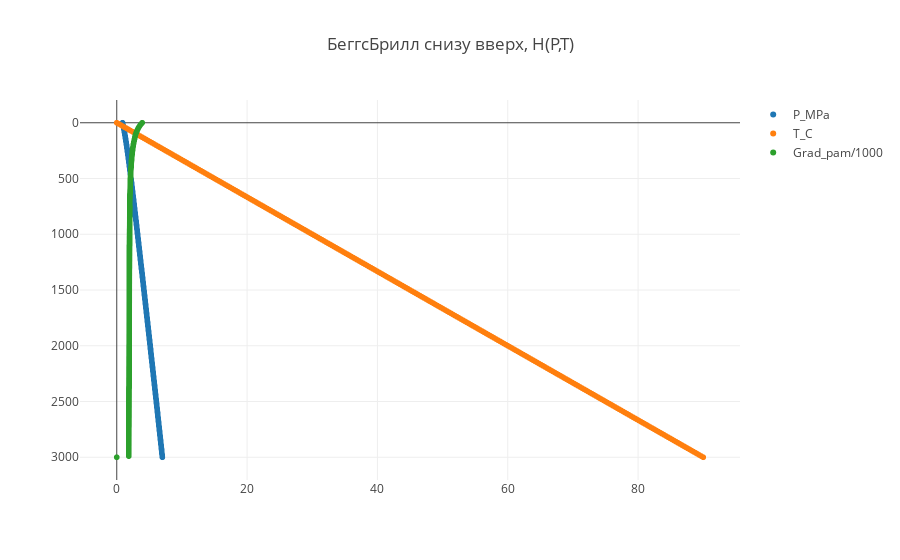

The cell this chart's notebook holds for it:
### Code cell
tracep = go.Scattergl(
    x = p_list,
    y = h_list,
    name = 'P_MPa',
    mode = 'markers'
)

tracet = go.Scattergl(
    x = t_list,
    y = h_list,
    name = 'T_C',
    mode = 'markers'
)

tracegrad = go.Scattergl(
    x = grad_list,
    y = h_list,
    name = 'Grad_pam/1000',
    mode = 'markers'
)


data = [tracep, tracet, tracegrad]

layout = dict(title = 'БеггсБрилл снизу вверх, H(P,T)',  yaxis=dict(autorange='reversed'))

fig = dict(data=data, layout=layout)

iplot(fig, filename='basic-scatter')

### Figure 1 — Plotly figure (JSON) as saved in the notebook; plotly's stock layout.template omitted (floating-point values rounded to 4 significant figures; data arrays with more than 128 entries replaced by an {"elided": "..."} marker saying what was removed)
{"data": [{"mode": "markers", "name": "P_MPa", "type": "scattergl", "uid": "542cab3c-db6f-4fa4-827a-491ff1247936", "x": {"elided": "301 float values"}, "y": {"elided": "301 int values"}}, {"mode": "markers", "name": "T_C", "type": "scattergl", "uid": "ca808738-1106-443b-a919-7517903c10de", "x": {"elided": "301 float values"}, "y": {"elided": "301 int values"}}, {"mode": "markers", "name": "Grad_pam/1000", "type": "scattergl", "uid": "99c8f014-615d-4bd9-84b7-47a92c72e9aa", "x": {"elided": "301 float values"}, "y": {"elided": "301 int values"}}], "layout": {"title": {"text": "БеггсБрилл снизу вверх, H(P,T)"}, "yaxis": {"autorange": "reversed"}}}
